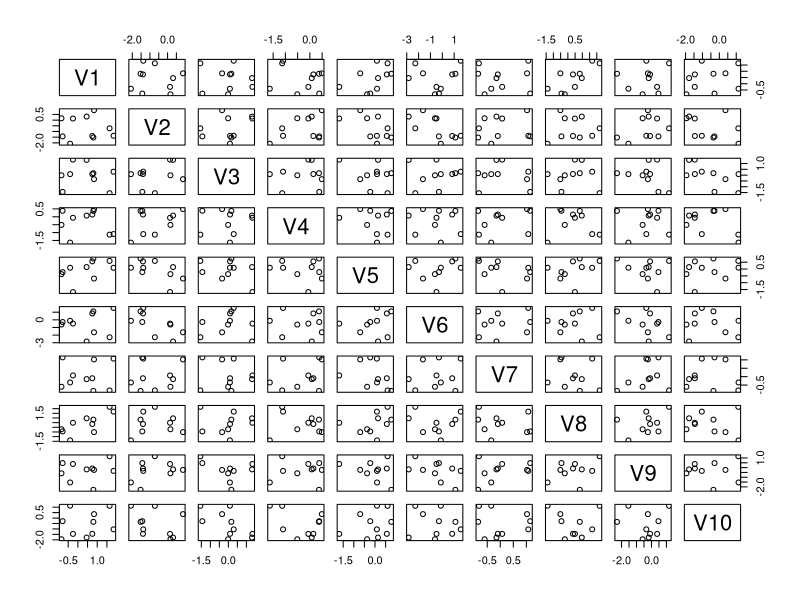

This figure's R source:
#<crdata_header/>
#<crdata_title>This is brand new CRDATA run report</crdata_title>
tmp <- as.data.frame(matrix(rnorm(100),ncol=10))
summary(tmp)
#<crdata_object>tmp</crdata_object>
#<crdata_section/>
#<crdata_image caption="Sample Distribution">
plot(tmp)
#</crdata_image>
#<crdata_footer/>
